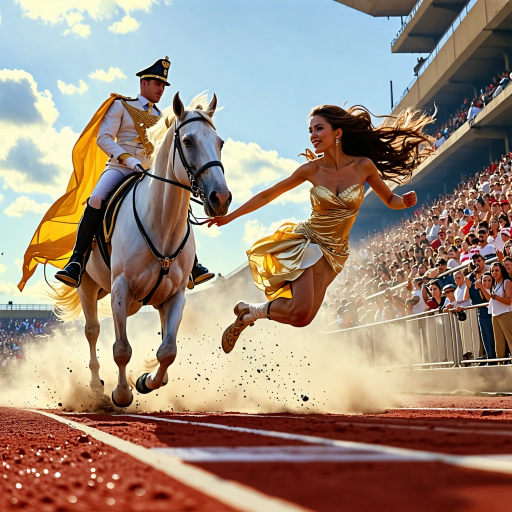
#> input picture 1.webp, 1024 x 1024 px (shown at 1/2 size)
$ python convert_webp_to_png.py
#> lines starting #> are read from the running program, lines starting #| are printed output that depends on the picture
from PIL import Image

# List of image file paths (webp format)
image_paths = ["1.webp", "2.webp", "3.webp", "4.webp", "5.webp"]

# Function to convert webp to png and resize to 768x768
def convert_webp_to_png(image_path):
#> called with image_path = '1.webp'
    try:
        img = Image.open(image_path)
#> img is the input picture: PIL image 1024x1024 RGB; mean R, G, B 157.7, 138.1, 122.8
        # Resize image to 768x768
        img = img.resize((768, 768))
#> img: PIL image 768x768 RGB
        png_image_path = image_path.replace(".webp", ".png")
        img.save(png_image_path, "png")
        return f"Converted and resized {image_path} to {png_image_path} with resolution 768x768"
    except Exception as e:
        return f"Error converting {image_path}: {e}"

# Convert all images in the list
conversion_results = [convert_webp_to_png(image_path) for image_path in image_paths]
#> call 2 of convert_webp_to_png, with image_path = '2.webp'
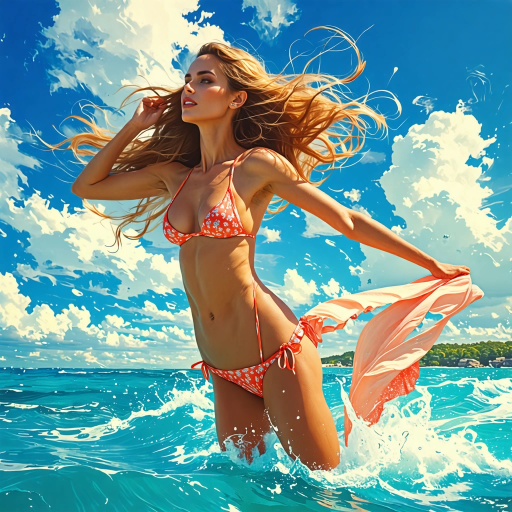
#> input picture 2.webp, 1024 x 1024 px (shown at 1/2 size)
#> in convert_webp_to_png, img is the input picture: PIL image 1024x1024 RGB; mean R, G, B 118, 157.7, 155.4
#> call 3 of convert_webp_to_png, with image_path = '3.webp'
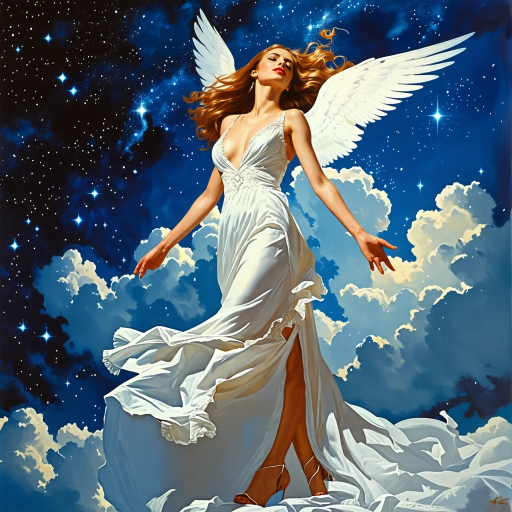
#> input picture 3.webp, 1024 x 1024 px (shown at 1/2 size)
#> in convert_webp_to_png, img is the input picture: PIL image 1024x1024 RGB; mean R, G, B 86.6, 105, 118.1
#> in convert_webp_to_png (call 3), `img = img.resize((768, 768))`:
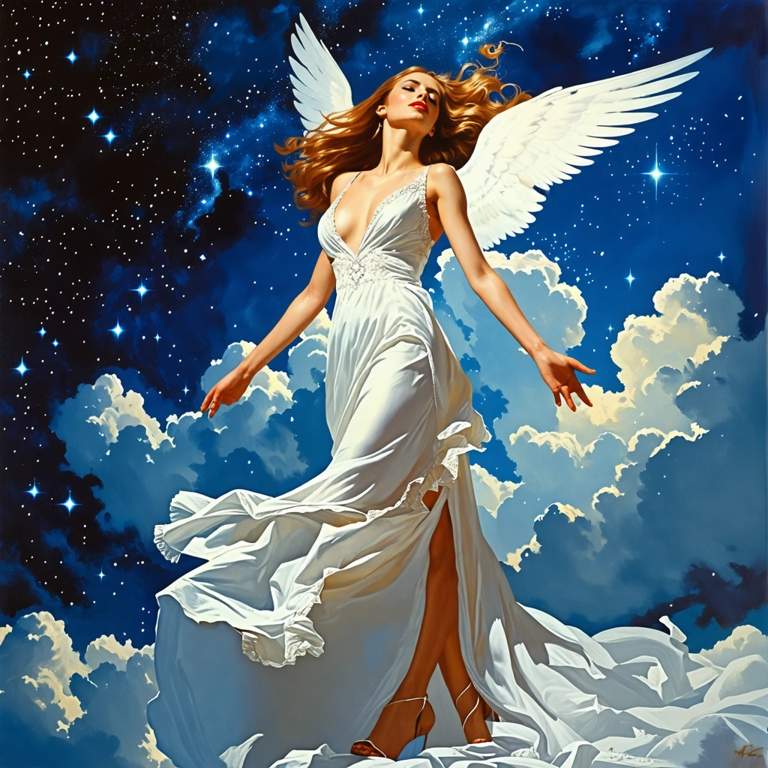
#> img: PIL image 768x768 RGB; mean R, G, B 86.6, 105, 118.1
#> call 4 of convert_webp_to_png, with image_path = '4.webp'
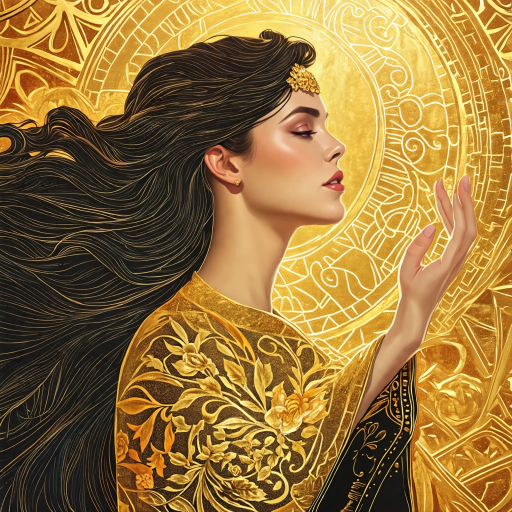
#> input picture 4.webp, 1024 x 1024 px (shown at 1/2 size)
#> in convert_webp_to_png, img is the input picture: PIL image 1024x1024 RGB; mean R, G, B 150.9, 116.8, 58.5
#> in convert_webp_to_png (call 4), `img = img.resize((768, 768))`:
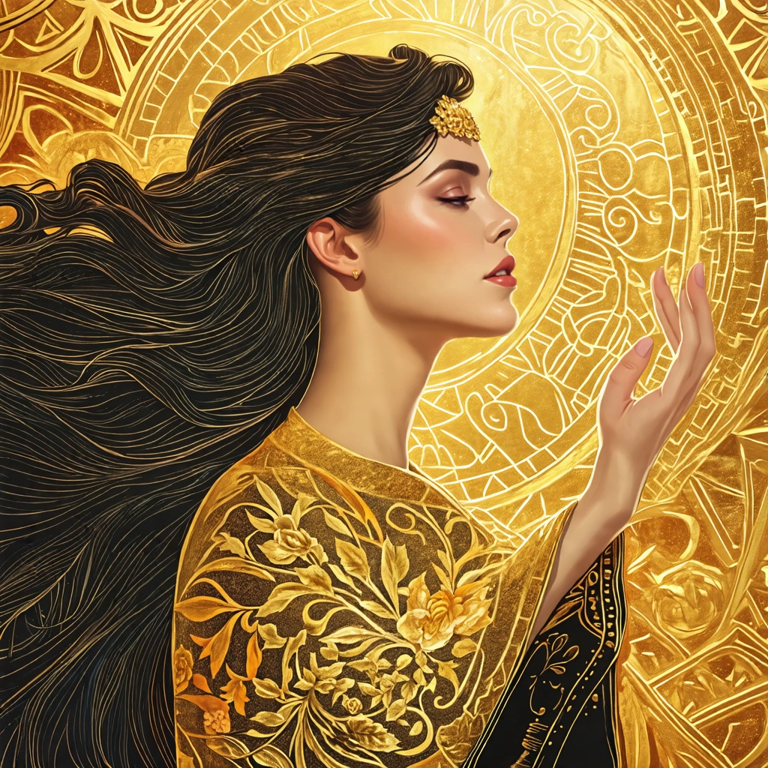
#> img: PIL image 768x768 RGB; mean R, G, B 150.8, 116.7, 58.5
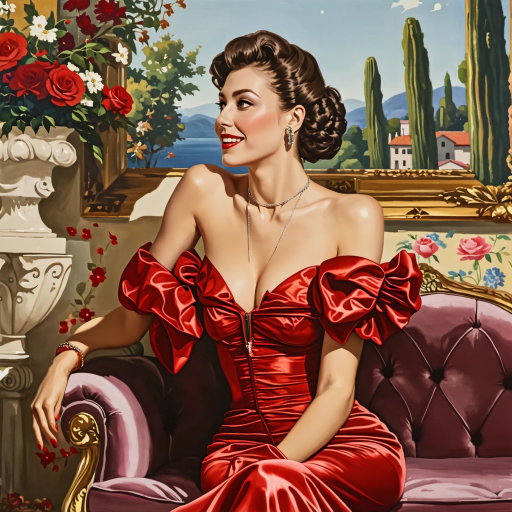
#> input picture 5.webp, 1024 x 1024 px (shown at 1/2 size)
#> in convert_webp_to_png, img is the input picture: PIL image 1024x1024 RGB; mean R, G, B 131.1, 91.8, 74.1
#> in convert_webp_to_png (call 5), `img = img.resize((768, 768))`:
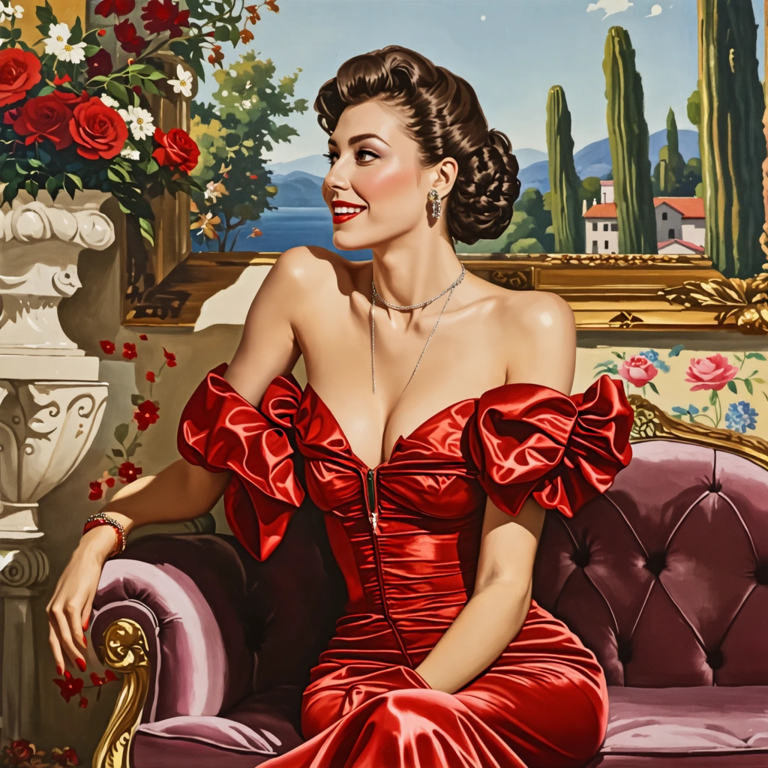
#> img: PIL image 768x768 RGB; mean R, G, B 131.1, 91.8, 74.1

# Output the results
for result in conversion_results:
    print(result)
